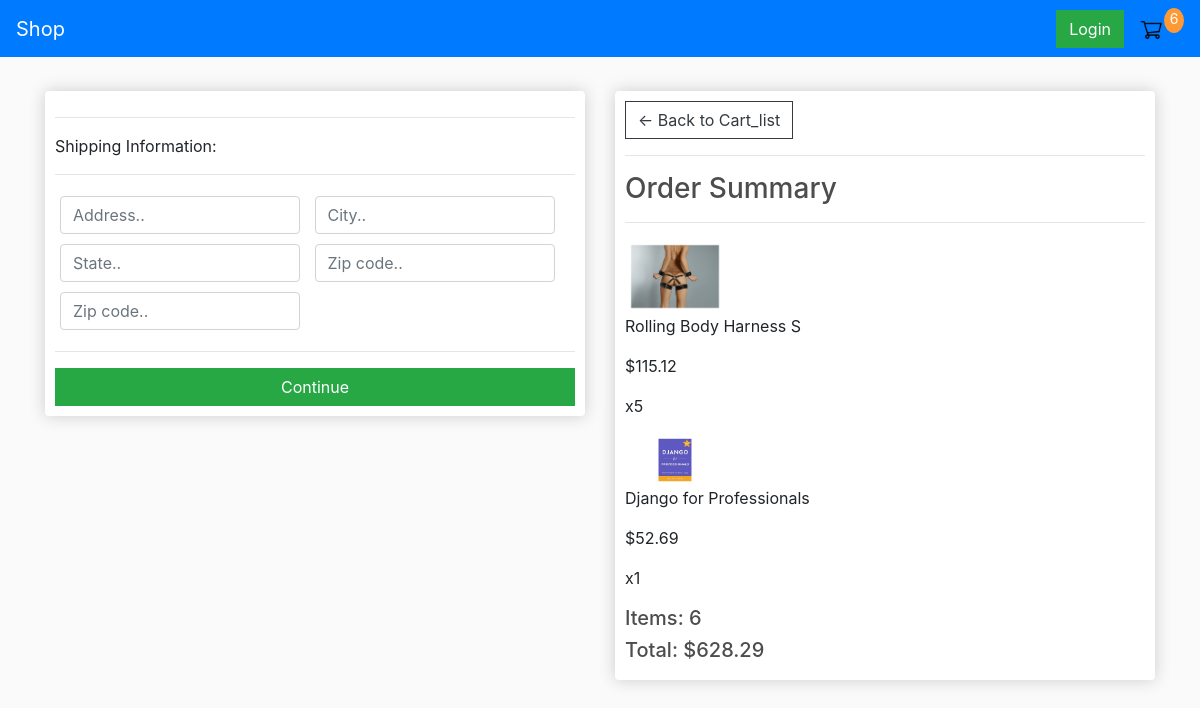
Before: /checkout/ (signed in) with the older database file.
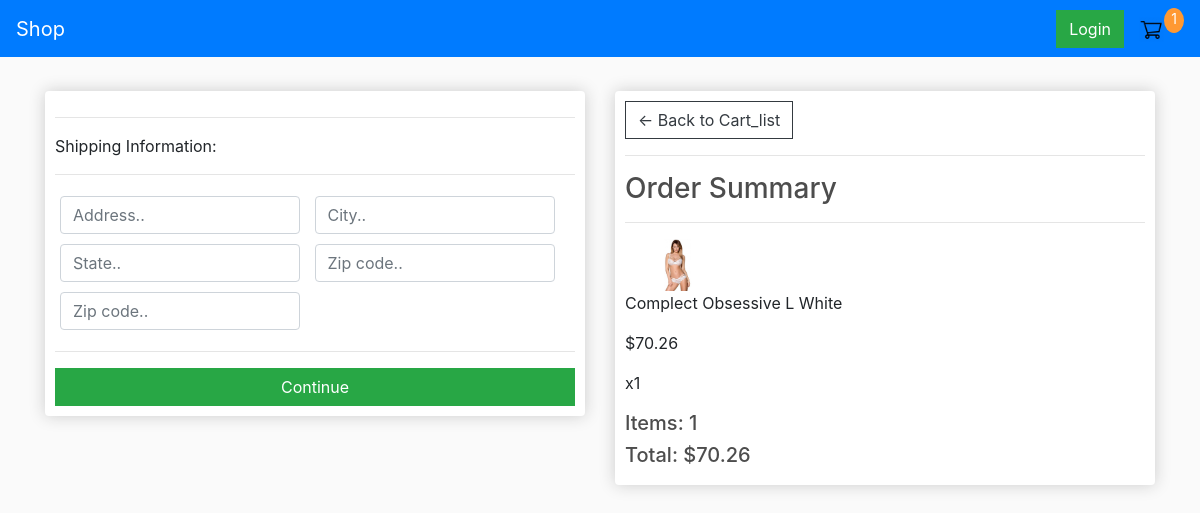
After: the same page with the newer database file.
### shop/models.py (models this page shows, shortened)
class OrderItem(models.Model):
    product = models.ForeignKey(Product, on_delete=models.SET_NULL, null=True)
    order = models.ForeignKey(Order, on_delete=models.SET_NULL, null=True)
    quantity = models.IntegerField(default=0, null=True, blank=True)
    date_added = models.DateTimeField(auto_now_add=True)
    @property
    def get_total(self):
        total = self.product.price * self.quantity
        return total

class Product(models.Model):
    name = models.CharField(max_length=200)
    price = models.FloatField()
    digital = models.BooleanField(default=False,null=True, blank=True)
    image = models.ImageField(null=True, blank=True)
    @property
    def imageURL(self):
        try:
            url = self.image.url
        except:
            url = ''
        return url

class Order(models.Model):
    customer = models.ForeignKey(Customer, on_delete=models.SET_NULL, null=True, blank=True)
    date_ordered = models.DateTimeField(auto_now_add=True)
    complete = models.BooleanField(default=False)
    transaction_id = models.CharField(max_length=100, null=True)
    @property
    def shipping(self):
        shipping = False
        orderitems = self.orderitem_set.all()
        for i in orderitems:
            if i.product.digital == False:
                shipping = True
        return shipping
    @property
    def get_cart_total(self):
        orderitems = self.orderitem_set.all()
        total = sum([item.get_total for item in orderitems])
        return total
    @property
    def get_cart_items(self):
        orderitems = self.orderitem_set.all()
        total = sum([item.quantity for item in orderitems])
        return total

### shop/views.py (the view)
# urls.py: path('checkout/', views.checkout, name="checkout"),
def checkout(request):
    data = cart_list_data(request)
    cartItems = data['cartItems']
    order = data['order']
    items = data['items']
    context = {'items': items, 'order': order, 'cartItems': cartItems,'shipping':False}
    return render(request, 'shop/checkout.html', context)

### shop/utils.py (called while the page is built)
def cart_list_data(request):
    if request.user.is_authenticated:
        customer = request.user.customer
        order, created = Order.objects.get_or_create(customer=customer, complete=False)
        items = order.orderitem_set.all()
        cartItems = order.get_cart_items
    else:
        cookieData = cookieCart(request)
        cartItems = cookieData['cartItems']
        order = cookieData['order']
        items = cookieData['items']
    return {"cartItems": cartItems, "order": order, "items": items}

### shop/templates/shop/Checkout.html (shortened to what this page needs)
{% extends 'shop/main.html' %} {% load static %} {% block content %}
<div class="row">
  <div class="col-lg-6">
    <div class="box-element" id="form-wrapper">
      <form id="form">
        <div id="shipping-info">
          <hr />
          <p>Shipping Information:</p>
          <hr />
          <div class="form-field">
            <input
              class="form-control"
              type="text"
              name="address"
              placeholder="Address.."
            />
          </div>
          <div class="form-field">
            <input
              class="form-control"
              type="text"
              name="city"
              placeholder="City.."
            />
          </div>
          <div class="form-field">
            <input
              class="form-control"
              type="text"
              name="state"
              placeholder="State.."
            />
          </div>
          <div class="form-field">
            <input
              class="form-control"
              type="text"
              name="zipcode"
              placeholder="Zip code.."
            />
          </div>
          <div class="form-field">
            <input
              class="form-control"
              type="text"
              name="country"
              placeholder="Zip code.."
            />
          </div>
        </div>
        <hr />
        <input
          id="form-button"
          class="btn btn-success btn-block"
          type="submit"
          value="Continue"
        />
      </form>
    </div>
    <br />
  </div>
  <div class="col-lg-6">
    <div class="box-element">
      <a class="btn btn-outline-dark" href="{% url 'cart_list' %}"
        >&#x2190; Back to Cart_list</a
      >
      <hr />
      <h3>Order Summary</h3>
      <hr />
      {% for item in items %}
      <div class="cart_list-row">
        <div style="flex: 2">
          <img class="row-image" src="{{item.product.imageURL}}" />
        </div>
        <div style="flex: 2"><p>{{item.product.name}}</p></div>
        <div style="flex: 1"><p>${{item.product.price|floatformat:2}}</p></div>
        <div style="flex: 1"><p>x{{item.quantity}}</p></div>
      </div>
      {% endfor %}
      <h5>Items: {{order.get_cart_items}}</h5>
      <h5>Total: ${{order.get_cart_total|floatformat:2}}</h5>
    </div>
  </div>
</div>
{% endblock content %}

Changed rows visible on the page:
removed OrderItem: product.imageURL (picture), product.name "Rolling Body Harness S", product.price "115.12", quantity "5"
no longer on this page (row edited): OrderItem: product.imageURL (picture), product.name "Django for Professionals", product.price "52.69", quantity "1"
no longer on this page (row edited): Order: get_cart_items "6", get_cart_total "628.29"
added OrderItem: product.imageURL (picture), product.name "Complect Obsessive L White", product.price "70.26", quantity "1"
added Order: get_cart_items "1", get_cart_total "70.26"
Other visible differences:
{{ cartItems }}: "6" → "1"
